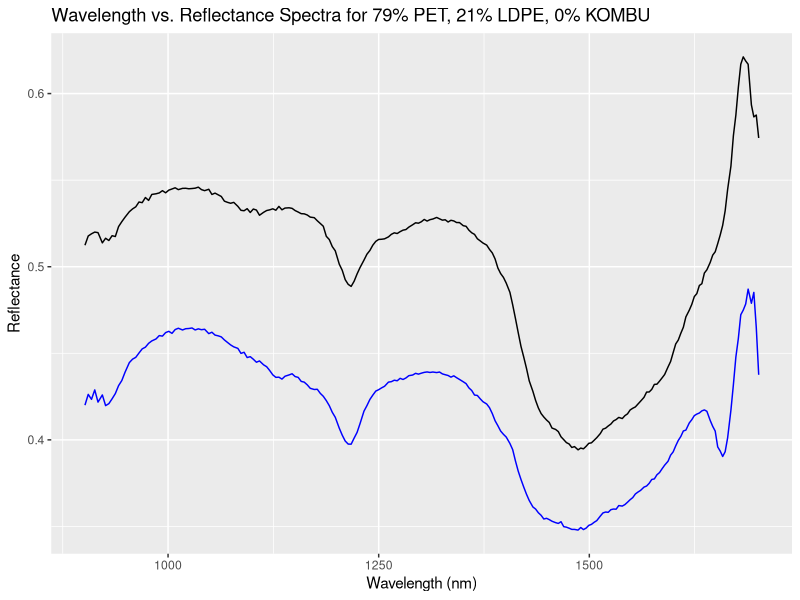

Generate this figure with R:
# PACKAGES
require(deSolve)
require(reshape2)
require(ggplot2)

setwd("/Users/brandonpae/Desktop/ISEF_Code") #set working directory

# Load the full dataset of spectra data
# Nomenclature: First number is the percentage of PET, second number is the percentage of LDPE (in sample)

spectra0_0 <- read.csv("spectra0_0.csv")
spectra0_100 <- read.csv("spectra0_100.csv")
spectra15_0 <- read.csv("spectra15_0.csv")
spectra16_5 <- read.csv("spectra16_5.csv")
spectra75_25 <- read.csv("spectra75_25.csv")
spectra100_0 <- read.csv("spectra100_0.csv")

# test cases
test0_0 <- read.csv("test0_0.csv")
test0_100 <- read.csv("test0_100.csv")
test10_0 <- read.csv("test10_0.csv")
test28_7 <- read.csv("test28_7.csv")
test79_21 <- read.csv("test79_21.csv")
test100_0 <- read.csv("test100_0.csv")

#input all previously obtained spectra datasets into a list
spectra_values = list(spectra0_0, spectra0_100, spectra15_0, 
                      spectra16_5, spectra75_25, spectra100_0)

new_spectra = test79_21 #set the unknown spectra to test for

sum_of_squares <- function(new_data, stored_data) { #input the new and stored spectra data to compare
  
  #select from stored_data$Reflectance where the wavelength matches the wavelength in the new_data
  #sum of squares calculation (taking the difference in the functions for each wavelength and squaring it)
  deltas2 <- (stored_data$Reflectance[stored_data$Wavelength %in% new_data$Wavelength] - new_data$Reflectance)^2   
  
  SSQ <- sum(deltas2) #return the sum of squares
  
  return(SSQ)
}

#once we get the SSQ (sum of squares) value, we need to compare it with the SSQ values from
#the rest of the graphs and find the smallest value
least_squares <- function() {
  
  least_SSQ = 10^10 #start with a large SSQ value
  closest_spectra = spectra_values[1] #default spectra
  
  for(spectra in spectra_values) { #for each spectra dataset
    
    SSQ_value = sum_of_squares(new_spectra, spectra) #using the SSQ function to compare new graph to stored graphs
    
    if (SSQ_value < least_SSQ) { #if the graph is a closer fit
      least_SSQ = SSQ_value 
      closest_spectra = spectra #set this graph as the new closest spectra
    }
  }

  return(closest_spectra) #return the stored spectra graph that is the closest fit to the current test one
}

best_spectra = least_squares() #returns the closest spectra, from which we can determine the percent composition

#blue is the new data
#black is the stored data

plot = ggplot() +
  geom_line(data = new_spectra, aes(x = Wavelength, y = Reflectance), colour = "blue") + 
  geom_line(data = best_spectra, aes(x = Wavelength, y = Reflectance), colour = "black") + 
  xlab("Wavelength (nm)") +
  ylab("Reflectance") +
  labs(title = "Wavelength vs. Reflectance Spectra for 79% PET, 21% LDPE, 0% KOMBU") + #add a title
  labs(color = "Compartments") +
  theme(legend.position = "bottom")

plot
